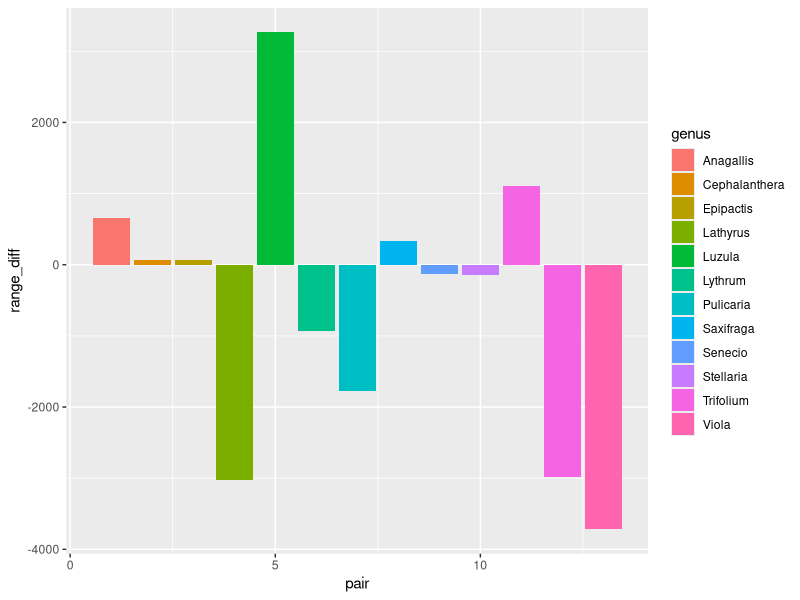
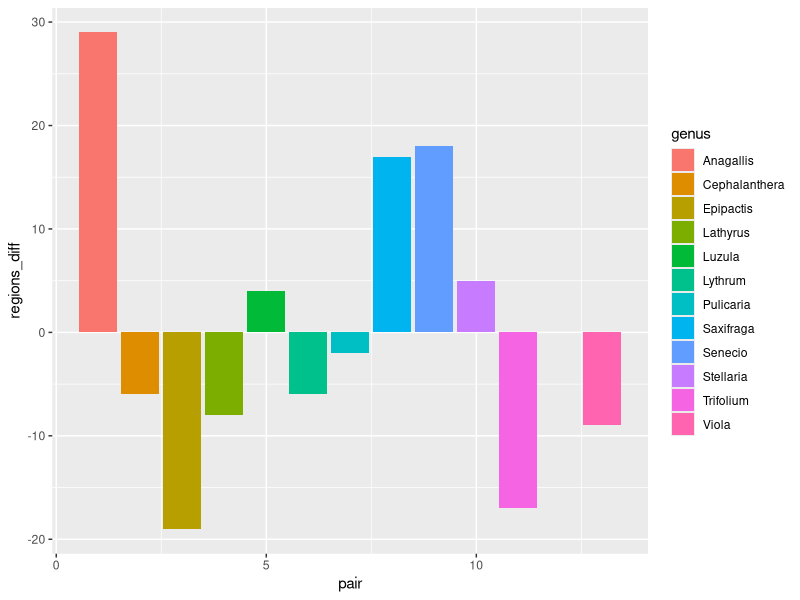
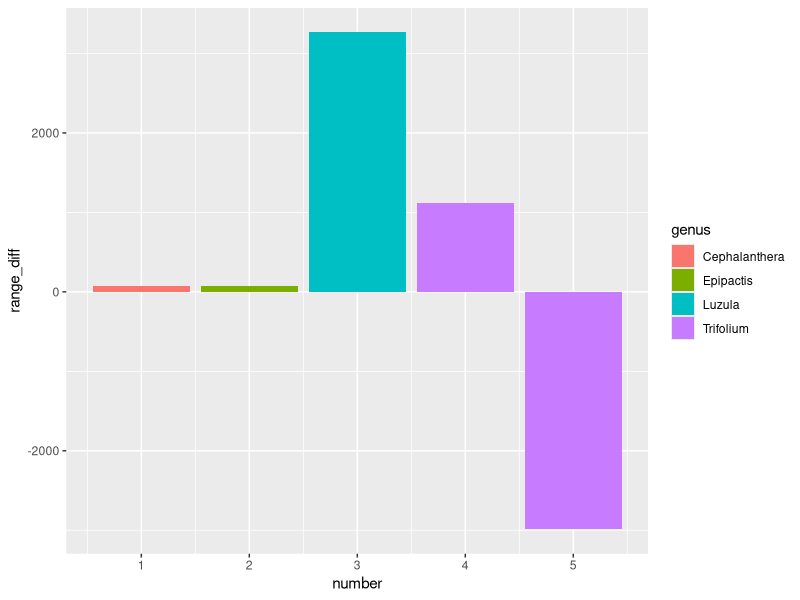
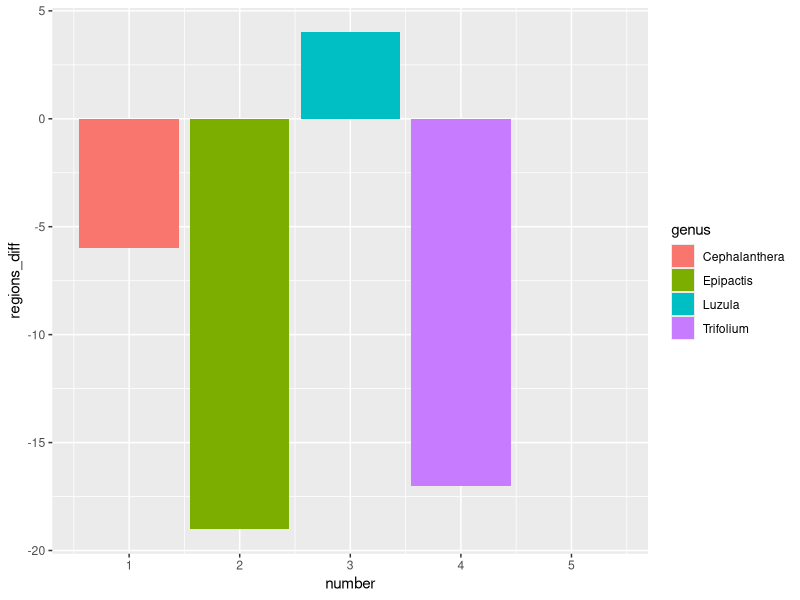

Write R code to recreate these figures, in order.
self_cross_pairs <- data.frame(pair=c(1, 2, 3, 4, 5, 6, 
                                      7, 8, 9, 10, 11, 12, 
                                      13),
                               self_species=c("A_arvensis", "C_damasonium", 
                                              "E_phyllanthes", "L_nissolia",
                                              "L_campestris", "L_portula",
                                              "P_vulgaris", "S_tridactylites",
                                              "S_vulgaris", "S_pallida", 
                                              "T_dubium", "T_fragiferum",
                                              "V_kitaibeliana"),
                               cross_species=c("A_tenella", "C_longifolia",
                                               "E_atrorubens", "L_pratensis",
                                               "L_forsteri", "L_salicaria",
                                               "P_dysenterica", "S_granulata",
                                               "S_jacobaea", "S_neglecta",
                                               "T_campestre", "T_repens",
                                               "V_riviniana"),
                               genus=c("Anagallis", "Cephalanthera",
                                       "Epipactis", "Lathyrus",
                                       "Luzula", "Lythrum",
                                       "Pulicaria", "Saxifraga",
                                       "Senecio", "Stellaria", 
                                       "Trifolium", "Trifolium",
                                       "Viola"),
                               family=c("Primulaceae", "Orchidaceae",
                                        "Orchidaceae", "Fabaceae",
                                        "Juncaceae", "Lythraceae",
                                        "Asteraceae", "Saxifragaceae",
                                        "Asteraceae", "Caryophyllaceae",
                                        "Fabaceae", "Fabaceae",
                                        "Violaceae"),
                               self_range=c(2583, 233, 143, 568, 3579, 1590, 
                                            126, 1312, 3586, 633, 3504, 810,
                                            10),
                               cross_range=c(1926, 162, 73, 3589, 314, 2527, 
                                             1902, 981, 3721, 779, 2391, 3793,
                                             3723),
                               self_euro_med_regions=c(51, 33, 9, 34, 34, 45,
                                                       44, 50, 58, 40, 35, 51,
                                                       40),
                               cross_euro_med_regions=c(22, 39, 28, 42, 30, 51,
                                                        46, 33, 40, 35, 52, 51,
                                                        49),
                               both_annual=c("N", "N", "N", "N", "N", "N",
                                             "N", "N", "N", "N", "Y", "N",
                                             "N"),
                               both_perennial=c("N", "Y", "Y", "N", "Y", "N",
                                                "N", "N", "N", "N", "N", "Y",
                                                "N"),
                               a_p_pair=c("Y", "N", "N", "Y", "N", "Y",
                                          "Y", "Y", "Y", "Y", "N", "N",
                                          "Y"))
self_cross_pairs$range_diff <- self_cross_pairs$self_range-self_cross_pairs$cross_range
self_cross_pairs$regions_diff <- self_cross_pairs$self_euro_med_regions-self_cross_pairs$cross_euro_med_regions

reduced_pairs <- self_cross_pairs[-c(which(self_cross_pairs$a_p_pair=="Y")),]
reduced_pairs$number <- c(1, 2, 3, 4, 5)

library(ggplot2)
ggplot(data= self_cross_pairs, aes(x=pair, y=range_diff, fill=genus))+
  geom_bar(stat="identity")
ggplot(data= self_cross_pairs, aes(x=pair, y=regions_diff, fill=genus))+
  geom_bar(stat="identity")

library(ggplot2)
ggplot(data= reduced_pairs, aes(x=number, y=range_diff, fill=genus))+
  geom_bar(stat="identity")
ggplot(data= reduced_pairs, aes(x=number, y=regions_diff, fill=genus))+
  geom_bar(stat="identity")